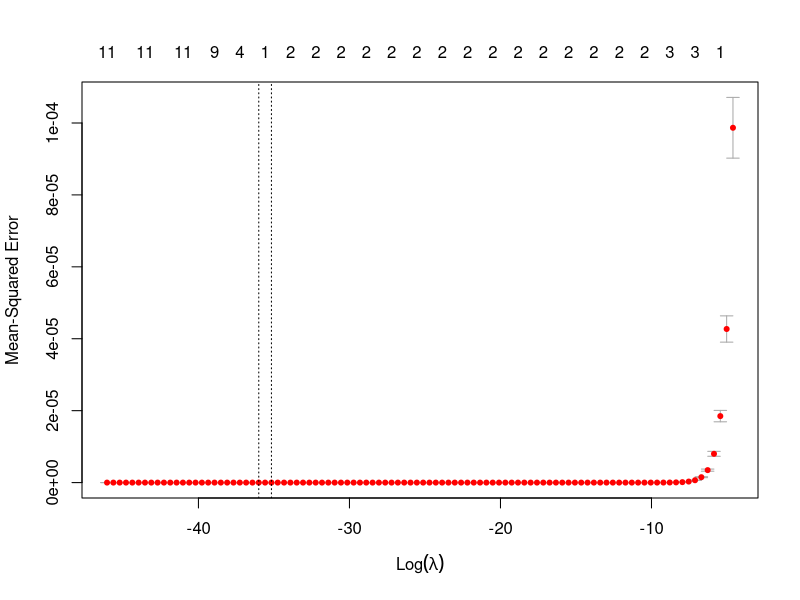

Write the R code that produced this figure.
# ################################################
# Lasso Regression Analysis
# ################################################
# libraries
library('glmnet')
library('methods')

# import data
credit <- read.csv('data/Processed_Credit.csv')
train <- read.csv('data/train.csv')
test <- read.csv('data/test.csv')

credit <- as.matrix(credit[,-1])
train <- as.matrix(train[,-1])
test <- as.matrix(test[,-1])
# ************************************************
# lasso
# ************************************************
sink('data/lasso-output.txt')

grid <- 10^seq(-20, -2, length = 100)

# basic model
lasso.mod = glmnet(train, train[, "Balance"], alpha = 1, lambda = grid, intercept = FALSE,
                   standardize = FALSE)

# Cross Validation Lasso Model on Train
set.seed(40)
cv.lasso.train <- cv.glmnet(train, as.matrix(train[, "Balance"]),  intercept = FALSE,
                       standardize = FALSE, alpha = 1,lambda = grid)

# Plot Cross Validation Errors
png('images/lasso-cross-valid-errors.png')
plot(cv.lasso.train)
dev.off()

# Select Best Model
bestlam = cv.lasso.train$lambda.min
bestlam

# Find lowest cross-validation error
lasso.pred <- predict(lasso.mod, s = bestlam, newx = test)
lasso.pred

# Mean Squared Error
lasso.mse <- mean((lasso.pred - test[,"Balance"])^2)
lasso.mse

# fit lasso to full dataset
lasso.model.full <- glmnet(credit[,-12], as.matrix(credit[, "Balance"]),  intercept = FALSE,
                standardize = FALSE, alpha = 1,lambda = grid)
lasso.coef = predict(lasso.model.full, type = "coefficients", s = bestlam)[1:11,]
lasso.coef

# remove coefficients of 0
lasso.coef.official <- lasso.coef[lasso.coef != 0]
lasso.coef.official

sink(NULL)

save(bestlam, lasso.model.full, lasso.coef, lasso.coef.official, lasso.mse,
     file = "data/lasso-objects.RData")
